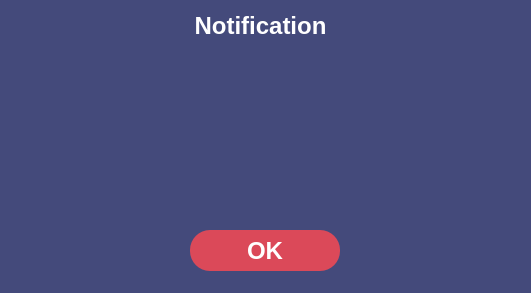
<?xml version="1.0" encoding="UTF-8"?>
<ui version="4.0">
 <class>Dialog</class>
 <widget class="QDialog" name="Dialog">
  <property name="geometry">
   <rect>
    <x>0</x>
    <y>0</y>
    <width>531</width>
    <height>293</height>
   </rect>
  </property>
  <property name="windowTitle">
   <string>Dialog</string>
  </property>
  <property name="styleSheet">
   <string notr="true">background-color: #444a7b;
color: rgb(255, 255, 255);</string>
  </property>
  <widget class="QLabel" name="name">
   <property name="geometry">
    <rect>
     <x>180</x>
     <y>10</y>
     <width>161</width>
     <height>31</height>
    </rect>
   </property>
   <property name="font">
    <font>
     <pointsize>18</pointsize>
     <weight>75</weight>
     <bold>true</bold>
    </font>
   </property>
   <property name="text">
    <string>Notification</string>
   </property>
   <property name="alignment">
    <set>Qt::AlignCenter</set>
   </property>
  </widget>
  <widget class="QPushButton" name="ok_noti_btn">
   <property name="geometry">
    <rect>
     <x>190</x>
     <y>230</y>
     <width>150</width>
     <height>41</height>
    </rect>
   </property>
   <property name="minimumSize">
    <size>
     <width>150</width>
     <height>30</height>
    </size>
   </property>
   <property name="font">
    <font>
     <family>Segoe UI</family>
     <pointsize>18</pointsize>
     <weight>75</weight>
     <bold>true</bold>
    </font>
   </property>
   <property name="styleSheet">
    <string notr="true">QPushButton {
	border-radius: 20px;	
	background-color: #db4959;
}
QPushButton:hover {
	background-color: #EE6C4D;
}
QPushButton:pressed {	
	background-color: #db4959;
}</string>
   </property>
   <property name="text">
    <string>OK</string>
   </property>
   <property name="icon">
    <iconset>
     <normaloff>../../thesis-device-app/device_app/guiModules/icons/20x20/cil-check.png</normaloff>../../thesis-device-app/device_app/guiModules/icons/20x20/cil-check.png</iconset>
   </property>
  </widget>
  <widget class="QLabel" name="notification">
   <property name="geometry">
    <rect>
     <x>80</x>
     <y>70</y>
     <width>381</width>
     <height>131</height>
    </rect>
   </property>
   <property name="font">
    <font>
     <pointsize>14</pointsize>
    </font>
   </property>
   <property name="text">
    <string/>
   </property>
   <property name="alignment">
    <set>Qt::AlignCenter</set>
   </property>
  </widget>
 </widget>
 <resources/>
 <connections>
  <connection>
   <sender>ok_noti_btn</sender>
   <signal>clicked()</signal>
   <receiver>Dialog</receiver>
   <slot>accept()</slot>
   <hints>
    <hint type="sourcelabel">
     <x>114</x>
     <y>180</y>
    </hint>
    <hint type="destinationlabel">
     <x>199</x>
     <y>110</y>
    </hint>
   </hints>
  </connection>
 </connections>
</ui>
